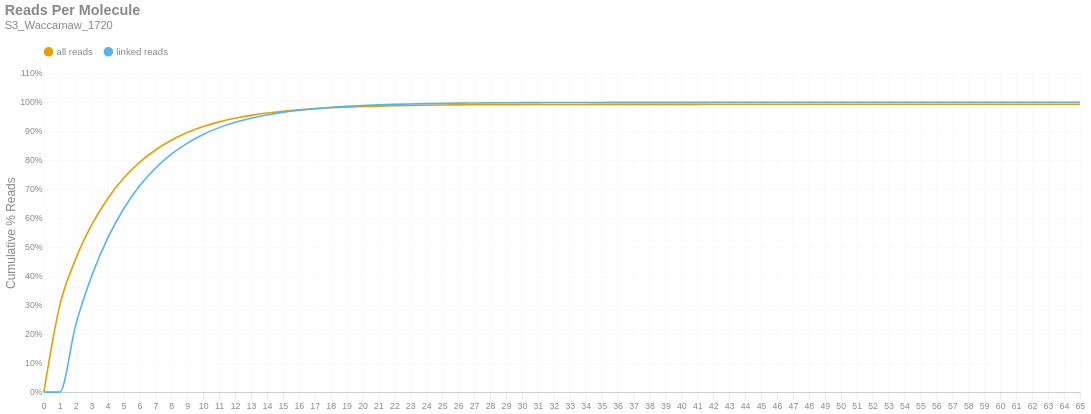

Notebook code for this chart:
### Markdown cell above
### Reads per Molecule
This chart shows the cumulative distribution of the number of reads per linked molecule. That is, how many alignments are associated with a unique molecule. This excludes the number of reads associated with invalid or absent linked-read barcodes. The `linked` histogram is the percentages recalculated when disregarding singletons.

### Code cell
if SKIPLR:
    print_html(f"Skipped")
else:
    counts = np.bincount(valids['reads'].cast(pl.Int64).to_numpy())
    weighted = counts * np.arange(len(counts))
    all_perc = weighted / n_reads
    linked_perc = weighted / n_linked_reads
    linked_perc[1] = 0
    binned_df = pl.DataFrame({
        'readsper': list(range(len(counts))),
        'all reads (cumsum)': np.cumsum(all_perc).tolist(),
        'linked reads (cumsum)': np.cumsum(linked_perc).tolist(),
    })

    with SafeRender(binned_df):
        (
            density_plot(binned_df, 'Reads Per Molecule', samplename, 'readspmol')
            .encode(
                x=alt.X('readsper:O', title=None).axis(labelAngle=0).scale(padding=0),
                y=alt.Y('value:Q', title='Cumulative % Reads').axis(format='%').stack(False),
                color=alt.Color("key:N").scale(domain=["all reads", "linked reads"]),
                tooltip=[
                    alt.Tooltip("key:N", title="Data Type"),
                    alt.Tooltip("readsper:O", title="Reads Per Molecule"),
                    alt.Tooltip("value:Q", format=".2%", title="% Reads (Cum.)")
                ]            
            )
        ).display()

### Figure 1 — Vega-Lite specification as saved in the notebook (floating-point values rounded to 4 significant figures)
{"width": "container", "height": 400, "config": {"title": {"anchor": "start", "dy": -15, "fontSize": 18, "color": "#888888", "subtitleColor": "#888888", "subtitleFontSize": 14}, "arc": {"fill": "#0072B2"}, "axis": {"domainColor": "#888888", "domainWidth": 0.5, "gridWidth": 0.2, "grid": false, "titleFontWeight": 400, "titleFontSize": 15, "labelFontSize": 11, "labelColor": "#888888", "tickColor": "#888888", "tickWidth": 0.2, "titleColor": "#888888"}, "axisBand": {"grid": false}, "axisX": {"grid": true, "tickSize": 10, "domainCap": "round"}, "axisY": {"domain": false, "grid": true, "tickSize": 0, "domainCap": "round"}, "background": "transparent", "header": {"labelFontSize": 15, "labelColor": "#888888", "titleFontSize": 15, "titleFontWeight": 600, "titleColor": "#888888"}, "legend": {"labelFont": "sans-serif", "labelFontSize": 12, "labelColor": "#888888", "symbolSize": 100, "symbolType": "circle", "titleFontSize": 12, "titlePadding": 10, "titleColor": "#888888", "title": null, "orient": "top"}, "range": {"category": ["#E69F00", "#56B4E9", "#009E73", "#F0E442", "#0072B2", "#D55E00", "#CC79A7", "#000000"], "diverging": ["#cfe8f3", "#a2d4ec", "#73bfe2", "#46abdb", "#1696d2", "#12719e"]}, "area": {"fill": "#0072B2", "fillOpacity": 0.7, "line": true, "strokeOpacity": 0.7}, "line": {"color": "#0072B2", "stroke": "#0072B2", "strokeWidth": 2}, "trail": {"color": "#0072B2", "stroke": "#0072B2", "strokeWidth": 0, "size": 1}, "point": {"filled": true, "fillOpacity": 1.0, "size": 95}, "text": {"color": "#888888", "fontSize": 11, "align": "right", "fontWeight": 400, "size": 11}, "bar": {"fill": "#0072B2", "stroke": null}, "view": {"stroke": null, "continuousWidth": 660, "continuousHeight": 400}}, "data": {"name": "data-84c7c395868b94a57432c9ac00642226"}, "mark": {"type": "line", "interpolate": "monotone", "point": {"opacity": 0, "size": 275}}, "encoding": {"color": {"field": "key", "scale": {"domain": ["all reads", "linked reads"]}, "type": "nominal"}, "tooltip": [{"field": "key", "title": "Data Type", "type": "nominal"}, {"field": "readsper", "title": "Reads Per Molecule", "type": "ordinal"}, {"field": "value", "format": ".2%", "title": "% Reads (Cum.)", "type": "quantitative"}], "x": {"axis": {"labelAngle": 0}, "field": "readsper", "scale": {"padding": 0}, "title": null, "type": "ordinal"}, "y": {"axis": {"format": "%"}, "field": "value", "stack": false, "title": "Cumulative % Reads", "type": "quantitative"}}, "params": [{"name": "param_c36ac31b6afebe62", "select": {"type": "point", "fields": ["key"]}, "bind": "legend"}], "title": {"text": "Reads Per Molecule", "subtitle": "S3_Waccamaw_1720"}, "transform": [{"fold": ["all reads (cumsum)", "linked reads (cumsum)"]}, {"calculate": "replace(datum.key, ' (cumsum)', '')", "as": "key"}, {"filter": {"param": "param_c36ac31b6afebe62"}}], "usermeta": {"embedOptions": {"downloadFileName": "S3_Waccamaw_1720.readspmol"}}, "$schema": "https://vega.github.io/schema/vega-lite/v6.1.0.json", "datasets": {"data-84c7c395868b94a57432c9ac00642226": [{"readsper": 0, "all reads (cumsum)": 0.0, "linked reads (cumsum)": 0.0}, {"readsper": 1, "all reads (cumsum)": 0.2994, "linked reads (cumsum)": 0.0}, {"readsper": 2, "all reads (cumsum)": 0.4598, "linked reads (cumsum)": 0.2312}, {"readsper": 3, "all reads (cumsum)": 0.5771, "linked reads (cumsum)": 0.4004}, {"readsper": 4, "all reads (cumsum)": 0.6674, "linked reads (cumsum)": 0.5305}, {"readsper": 5, "all reads (cumsum)": 0.7378, "linked reads (cumsum)": 0.6319}, {"readsper": 6, "all reads (cumsum)": 0.7927, "linked reads (cumsum)": 0.7111}, {"readsper": 7, "all reads (cumsum)": 0.8354, "linked reads (cumsum)": 0.7726}, {"readsper": 8, "all reads (cumsum)": 0.869, "linked reads (cumsum)": 0.8211}, {"readsper": 9, "all reads (cumsum)": 0.8955, "linked reads (cumsum)": 0.8593}, {"readsper": 10, "all reads (cumsum)": 0.9161, "linked reads (cumsum)": 0.8891}, {"readsper": 11, "all reads (cumsum)": 0.9325, "linked reads (cumsum)": 0.9126}, {"readsper": 12, "all reads (cumsum)": 0.9451, "linked reads (cumsum)": 0.9309}, {"readsper": 13, "all reads (cumsum)": 0.955, "linked reads (cumsum)": 0.9451}, {"readsper": 14, "all reads (cumsum)": 0.9629, "linked reads (cumsum)": 0.9565}, {"readsper": 15, "all reads (cumsum)": 0.969, "linked reads (cumsum)": 0.9653}, {"readsper": 16, "all reads (cumsum)": 0.9739, "linked reads (cumsum)": 0.9723}, {"readsper": 17, "all reads (cumsum)": 0.9779, "linked reads (cumsum)": 0.9781}, {"readsper": 18, "all reads (cumsum)": 0.981, "linked reads (cumsum)": 0.9826}, {"readsper": 19, "all reads (cumsum)": 0.9835, "linked reads (cumsum)": 0.9861}, {"readsper": 20, "all reads (cumsum)": 0.9855, "linked reads (cumsum)": 0.989}, {"readsper": 21, "all reads (cumsum)": 0.987, "linked reads (cumsum)": 0.9912}, {"readsper": 22, "all reads (cumsum)": 0.9882, "linked reads (cumsum)": 0.993}, {"readsper": 23, "all reads (cumsum)": 0.9892, "linked reads (cumsum)": 0.9944}, {"readsper": 24, "all reads (cumsum)": 0.9899, "linked reads (cumsum)": 0.9955}, {"readsper": 25, "all reads (cumsum)": 0.9906, "linked reads (cumsum)": 0.9964}, {"readsper": 26, "all reads (cumsum)": 0.9911, "linked reads (cumsum)": 0.9971}, {"readsper": 27, "all reads (cumsum)": 0.9914, "linked reads (cumsum)": 0.9976}, {"readsper": 28, "all reads (cumsum)": 0.9918, "linked reads (cumsum)": 0.9981}, {"readsper": 29, "all reads (cumsum)": 0.992, "linked reads (cumsum)": 0.9985}, {"readsper": 30, "all reads (cumsum)": 0.9922, "linked reads (cumsum)": 0.9988}, {"readsper": 31, "all reads (cumsum)": 0.9924, "linked reads (cumsum)": 0.999}, {"readsper": 32, "all reads (cumsum)": 0.9925, "linked reads (cumsum)": 0.9991}, {"readsper": 33, "all reads (cumsum)": 0.9926, "linked reads (cumsum)": 0.9993}, {"readsper": 34, "all reads (cumsum)": 0.9927, "linked reads (cumsum)": 0.9994}, {"readsper": 35, "all reads (cumsum)": 0.9928, "linked reads (cumsum)": 0.9996}, {"readsper": 36, "all reads (cumsum)": 0.9928, "linked reads (cumsum)": 0.9996}, {"readsper": 37, "all reads (cumsum)": 0.9929, "linked reads (cumsum)": 0.9997}, {"readsper": 38, "all reads (cumsum)": 0.9929, "linked reads (cumsum)": 0.9998}, {"readsper": 39, "all reads (cumsum)": 0.993, "linked reads (cumsum)": 0.9998}, {"readsper": 40, "all reads (cumsum)": 0.993, "linked reads (cumsum)": 0.9999}, {"readsper": 41, "all reads (cumsum)": 0.993, "linked reads (cumsum)": 0.9999}, {"readsper": 42, "all reads (cumsum)": 0.993, "linked reads (cumsum)": 0.9999}, {"readsper": 43, "all reads (cumsum)": 0.993, "linked reads (cumsum)": 0.9999}, {"readsper": 44, "all reads (cumsum)": 0.993, "linked reads (cumsum)": 0.9999}, {"readsper": 45, "all reads (cumsum)": 0.9931, "linked reads (cumsum)": 1.0}, {"readsper": 46, "all reads (cumsum)": 0.9931, "linked reads (cumsum)": 1.0}, {"readsper": 47, "all reads (cumsum)": 0.9931, "linked reads (cumsum)": 1.0}, {"readsper": 48, "all reads (cumsum)": 0.9931, "linked reads (cumsum)": 1.0}, {"readsper": 49, "all reads (cumsum)": 0.9931, "linked reads (cumsum)": 1.0}, {"readsper": 50, "all reads (cumsum)": 0.9931, "linked reads (cumsum)": 1.0}, {"readsper": 51, "all reads (cumsum)": 0.9931, "linked reads (cumsum)": 1.0}, {"readsper": 52, "all reads (cumsum)": 0.9931, "linked reads (cumsum)": 1.0}, {"readsper": 53, "all reads (cumsum)": 0.9931, "linked reads (cumsum)": 1.0}, {"readsper": 54, "all reads (cumsum)": 0.9931, "linked reads (cumsum)": 1.0}, {"readsper": 55, "all reads (cumsum)": 0.9931, "linked reads (cumsum)": 1.0}, {"readsper": 56, "all reads (cumsum)": 0.9931, "linked reads (cumsum)": 1.0}, {"readsper": 57, "all reads (cumsum)": 0.9931, "linked reads (cumsum)": 1.0}, {"readsper": 58, "all reads (cumsum)": 0.9931, "linked reads (cumsum)": 1.0}, {"readsper": 59, "all reads (cumsum)": 0.9931, "linked reads (cumsum)": 1.0}, {"readsper": 60, "all reads (cumsum)": 0.9931, "linked reads (cumsum)": 1.0}, {"readsper": 61, "all reads (cumsum)": 0.9931, "linked reads (cumsum)": 1.0}, {"readsper": 62, "all reads (cumsum)": 0.9931, "linked reads (cumsum)": 1.0}, {"readsper": 63, "all reads (cumsum)": 0.9931, "linked reads (cumsum)": 1.0}, {"readsper": 64, "all reads (cumsum)": 0.9931, "linked reads (cumsum)": 1.0}, {"readsper": 65, "all reads (cumsum)": 0.9931, "linked reads (cumsum)": 1.0}]}}
